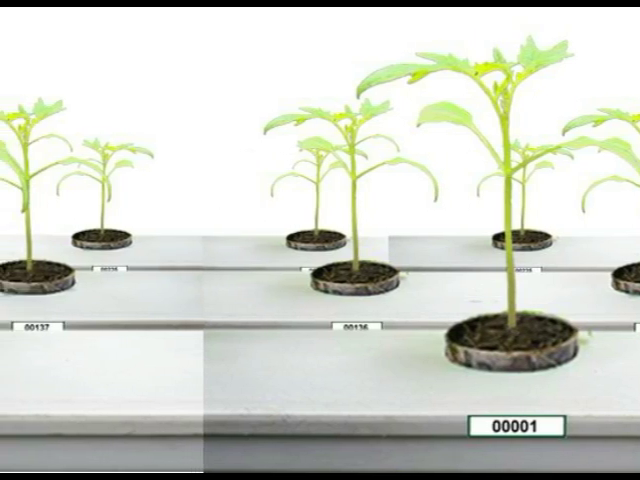
#> input picture frame 63 of Vid1.mp4, 640 x 480 px
$ python plantvideo.py
#> lines starting #> are read from the running program, lines starting #| are printed output that depends on the picture; after the words box and inside, x2 and y2 are one past the last pixel; in counts of white or black regions, pixels touching at a corner belong together
import numpy as np
import cv2

# Open the video file
cap = cv2.VideoCapture("C:/Users/suchi/OneDrive/Desktop/Plant-Height-Detection-master/Vid1.mp4")

# Read a frame to get the frame size
ret, frame = cap.read()
#> frame is the input picture: shape (480, 640, 3); mean B, G, R 203.1, 212.1, 208.7
if not ret:
    print("Error reading video file")
    exit()

# Get the frame size
height, width = frame.shape[0:2]
#> height = 480; width = 640

while True:
    # Read a frame from the video
    ret, frame = cap.read()
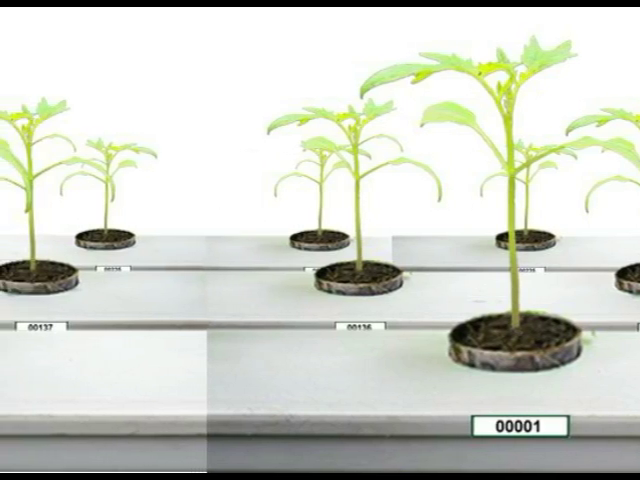
#> input picture frame 64 of Vid1.mp4, 640 x 480 px
#> frame is the input picture: shape (480, 640, 3); mean B, G, R 203.1, 212.1, 208.6
    if not ret:
        break  # End of video, exit the loop

    # Resize the frame
    frame = cv2.resize(frame, (int(width/2), int(height/2)))
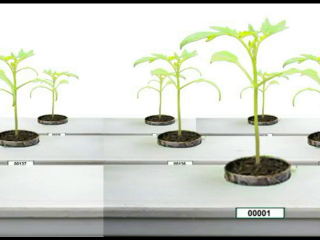
#> frame: shape (240, 320, 3); mean B, G, R 203.2, 212.2, 208.7

    # Convert to HSV and apply color thresholding
    hsv = cv2.cvtColor(frame, cv2.COLOR_BGR2HSV)
#> hsv: shape (240, 320, 3); mean H, S, V 39.3, 15.1, 212.6
    lower_color = np.array([28, 70, 133])
    upper_color = np.array([70, 255, 255])
    mask = cv2.inRange(hsv, lower_color, upper_color)
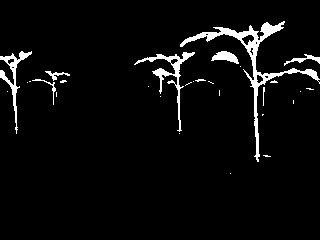
#> mask: shape (240, 320); 4.4% white; 29 white regions (21 under 20 px)

    # Apply bitwise AND to segment the plant
    res = cv2.bitwise_and(frame, frame, mask=mask)
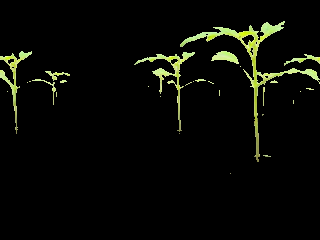
#> res: shape (240, 320, 3); mean B, G, R 5.4, 9.8, 8.6

    # Find contours and draw bounding rectangles
    contours, hierarchy = cv2.findContours(mask, cv2.RETR_TREE, cv2.CHAIN_APPROX_SIMPLE)
#> contours = 38 contours, 27 with area under 20; largest, box (x1, y1, x2, y2) and area: (180, 21, 320, 162) 1428, (134, 52, 195, 132) 482, (0, 51, 32, 134) 376, (211, 51, 239, 64) 169, (284, 54, 320, 66) 85
    for cnt in contours:
        area = cv2.contourArea(cnt)
        if(area > 1000):
            cv2.drawContours(frame, [cnt], -1, (0, 255, 255), 2)
            x, y, w, h = cv2.boundingRect(cnt)
            cv2.rectangle(frame, (x, y), (x+w, y+h), (0, 255, 0), 2)
            cv2.circle(frame, (int(x+w/2), y), 5, (0, 255, 255), -1)
            cv2.circle(frame, (int(x+w/2), y+h), 5, (0, 0, 255), -1)
            cv2.putText(frame, " Height:" + str(h), (x+w, y+h), cv2.FONT_HERSHEY_SIMPLEX, 1, (255, 255, 255), 2)
#> this loop made 38 passes
#> (area, x, y, w, h) on pass 32: (1427.5, 180, 21, 140, 141)
#> area on passes 22, 23, 25, 26, 27, 28: 26, 49.5, 85, 482.5, 31, 169
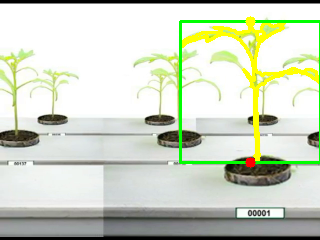
#> frame: shape (240, 320, 3); 4.6% of pixels changed, all inside (x1, y1, x2, y2) = (179, 16, 320, 168)

    # Display the output
    cv2.imshow('frame', frame)
    cv2.imshow('mask', mask)

    # Exit on key press
    k = cv2.waitKey(1) & 0xFF
#> (key Esc is pressed here)
    if k == 27:  # Esc key
        break

# Release resources
cap.release()
cv2.destroyAllWindows()

$ run again, starting later in the video
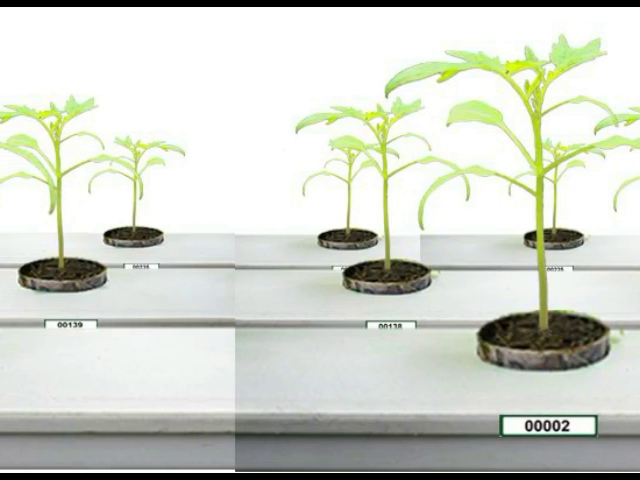
#> input picture frame 286 of Vid1.mp4, 640 x 480 px
#> frame is the input picture: shape (480, 640, 3); mean B, G, R 202.1, 211.7, 208
#> hsv: shape (240, 320, 3); mean H, S, V 39.8, 16, 212.3
#> `mask = cv2.inRange(hsv, lower_color, upper_color)`:
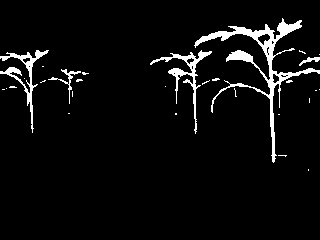
#> mask: shape (240, 320); 5% white; 29 white regions (24 under 20 px)
#> contours = 41 contours, 32 with area under 20; largest, box (x1, y1, x2, y2) and area: (194, 18, 320, 163) 1782, (150, 50, 212, 134) 504, (0, 50, 49, 133) 480, (257, 33, 271, 46) 88, (48, 69, 81, 104) 74
#> the loop `for cnt in contours:` made 41 passes
#> (area, x, y, w, h) on pass 34: (1782.5, 194, 18, 126, 145)
#> after the loop `for cnt in contours:`:
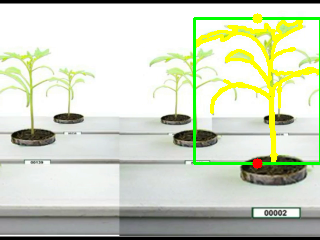
#> frame: shape (240, 320, 3); mean B, G, R 193.6, 213.8, 207

$ run again, starting later in the video
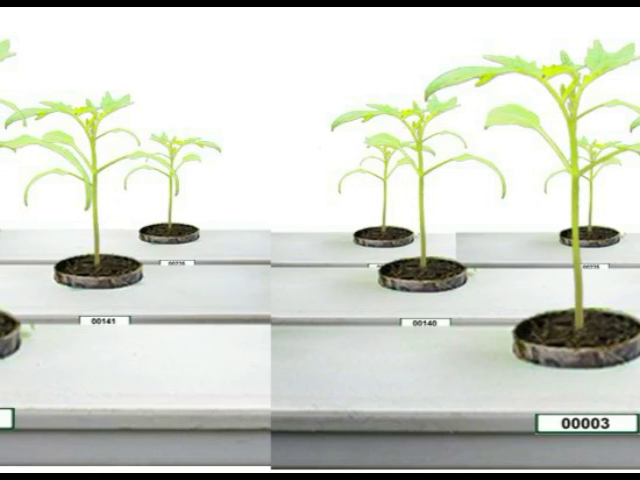
#> input picture frame 509 of Vid1.mp4, 640 x 480 px
#> frame is the input picture: shape (480, 640, 3); mean B, G, R 202.6, 211.8, 208.2
#> hsv: shape (240, 320, 3); mean H, S, V 39.1, 15.4, 212.2
#> `mask = cv2.inRange(hsv, lower_color, upper_color)`:
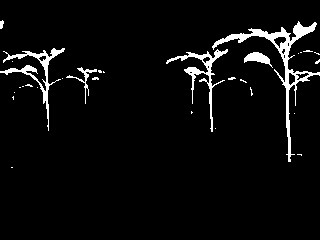
#> mask: shape (240, 320); 4.6% white; 30 white regions (24 under 20 px)
#> contours = 41 contours, 31 with area under 20; largest, box (x1, y1, x2, y2) and area: (212, 21, 320, 162) 1386, (0, 48, 65, 131) 552, (166, 49, 228, 132) 516, (244, 52, 273, 68) 176, (273, 36, 287, 49) 86
#> the loop `for cnt in contours:` made 41 passes
#> (area, x, y, w, h) on pass 34: (1386.5, 212, 21, 108, 141)
#> after the loop `for cnt in contours:`:
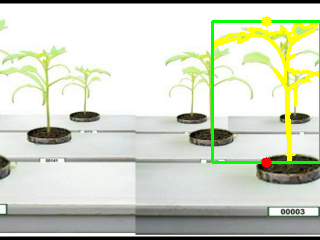
#> frame: shape (240, 320, 3); mean B, G, R 196.1, 213.4, 206.9
